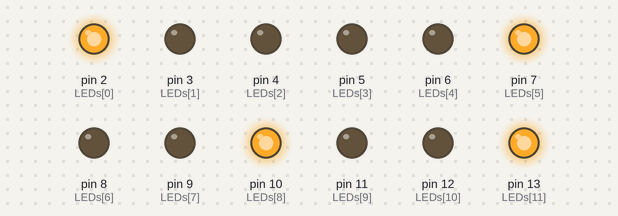
The sketch below on a simulated Arduino Uno, built with avr-gcc and run on an emulated ATmega328P. Shown: output pins drawn as LEDs (lit = HIGH).

Above: at 0.1 s.
At 6.1 s:
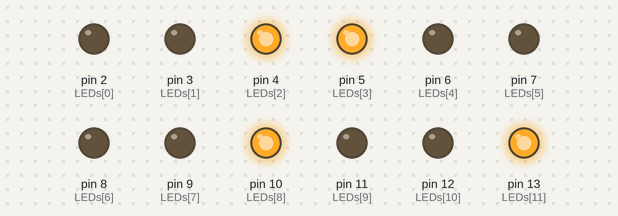
At 11.1 s:
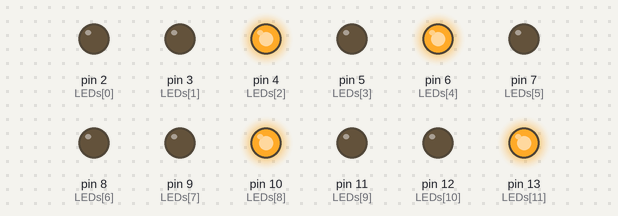
At 18.1 s:
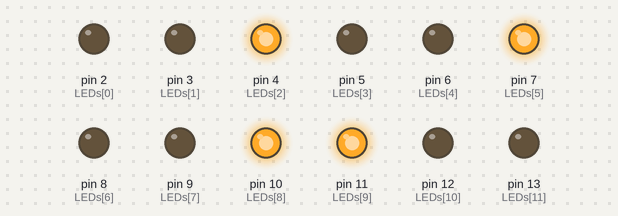
At 29.1 s:
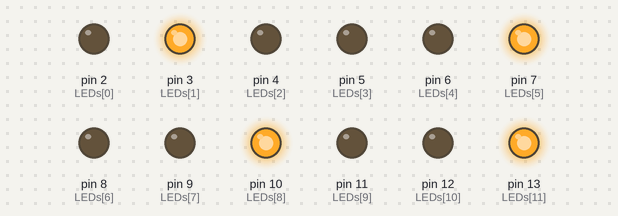
At 36.1 s:
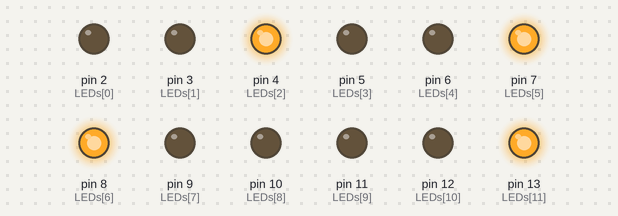
Timing chart, 0 to 37.6 s (numbered marks = the images above):
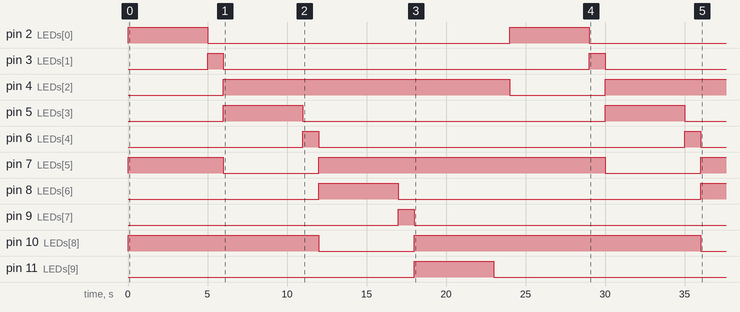

Measured:
- by itself, pin 2 (LEDs[0]), pin 5 (LEDs[3]): alternates HIGH for 5.0 s and LOW for 19.0 s
- by itself, pin 3 (LEDs[1]), pin 6 (LEDs[4]): alternates HIGH for 1.0 s and LOW for 23.0 s
- by itself, pin 4 (LEDs[2]): LOW → HIGH at 6.0 s, → LOW 18.0 s later, → HIGH 6.0 s later
- by itself, pin 7 (LEDs[5]): goes HIGH 6.0 s, LOW 6.0 s, HIGH 18.0 s, LOW 6.0 s, then HIGH
- by itself, pin 8 (LEDs[6]): LOW → HIGH at 12.0 s, → LOW 5.0 s later, → HIGH 19.0 s later
- by itself, pin 9 (LEDs[7]): LOW → HIGH at 17.0 s, → LOW 1.0 s later
- by itself, pin 10 (LEDs[8]): LOW → HIGH at 0.00 s, → LOW 12.0 s later, → HIGH 6.0 s later, → LOW 18.0 s later
- by itself, pin 11 (LEDs[9]): LOW → HIGH at 18.0 s, → LOW 5.0 s later

The sketch:

with_left_turn_tfs.ino
```cpp
int LEDs[12] = {2, 3, 4, 5, 6, 7, 8, 9, 10, 11, 12, 13};

void setup()
{
  for(int i = 0; i <12; i++){
  	pinMode(LEDs[i], OUTPUT);
  }
}

void loop()
{
  seq(0); delay(5000);
  seq(1); delay(1000);
  seq(2); delay(5000);
  seq(3); delay(1000);
  seq(4); delay(5000);
  seq(5); delay(1000);
  seq(6); delay(5000);
  seq(7); delay(1000);
}

void seq(int number){
  switch(number){
   case 0:
  digitalWrite(LEDs[2], 0);
  digitalWrite(LEDs[10], 0);
  digitalWrite(LEDs[0], 1);
  digitalWrite(LEDs[5], 1);
  digitalWrite(LEDs[8], 1);
  digitalWrite(LEDs[11], 1);
    break;

   case 1:
  digitalWrite(LEDs[0], 0);
  digitalWrite(LEDs[1], 1);
    break;


   case 2:
  digitalWrite(LEDs[1], 0);
  digitalWrite(LEDs[5], 0);
  digitalWrite(LEDs[2], 1);
  digitalWrite(LEDs[3], 1);
    break;

   case 3:
  digitalWrite(LEDs[3], 0);
  digitalWrite(LEDs[4], 1);
    break;


   case 4:
  digitalWrite(LEDs[4], 0);
  digitalWrite(LEDs[8], 0);
  digitalWrite(LEDs[5], 1);
  digitalWrite(LEDs[6], 1);
    break;

   case 5:
  digitalWrite(LEDs[6], 0);
  digitalWrite(LEDs[7], 1);
    break;


   case 6:
  digitalWrite(LEDs[7], 0);
  digitalWrite(LEDs[11], 0);
  digitalWrite(LEDs[8], 1);
  digitalWrite(LEDs[9], 1);
    break;

   case 7:
  digitalWrite(LEDs[9], 0);
  digitalWrite(LEDs[10], 1);
    break;
  }
}
```
